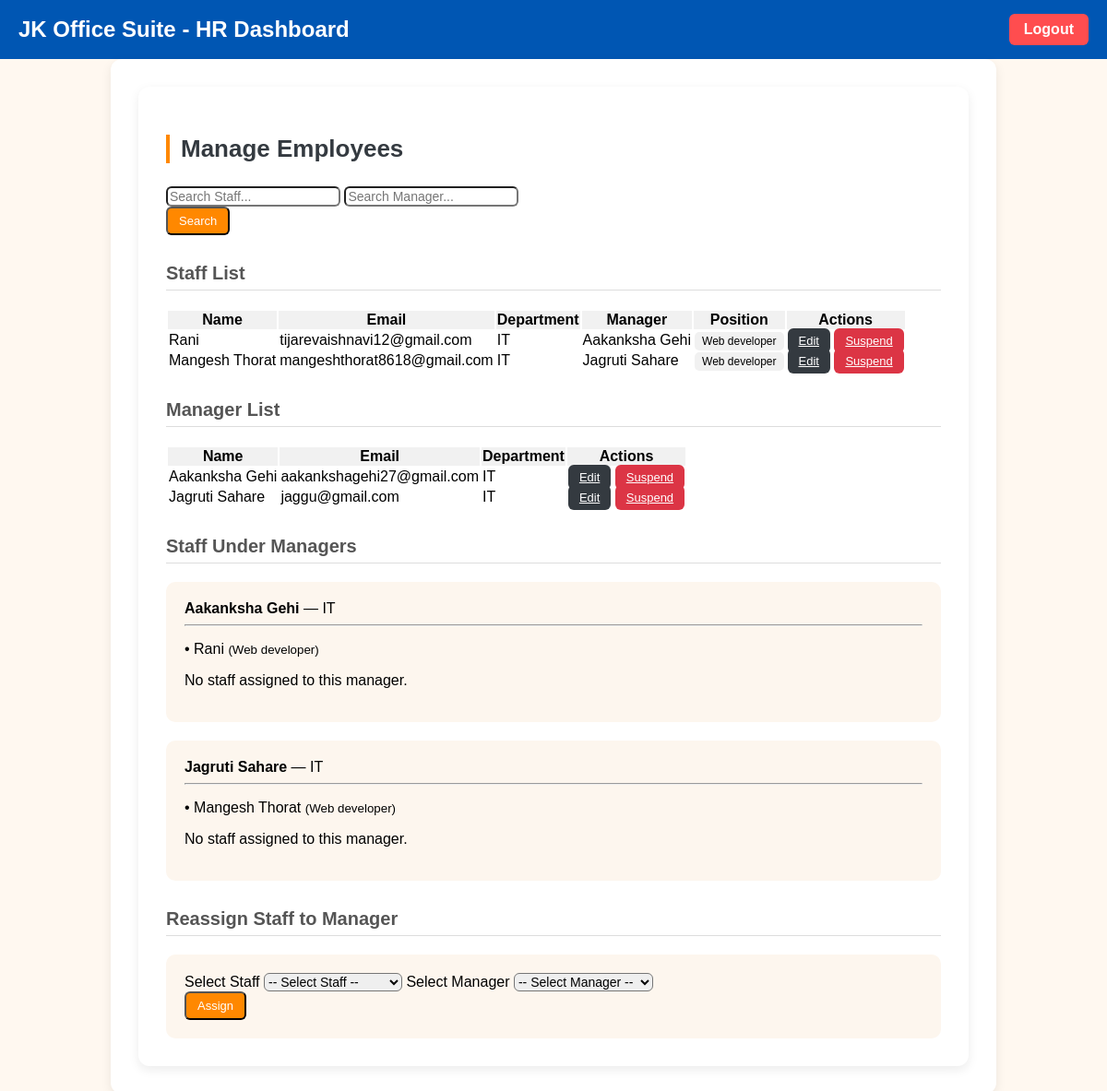
Screenshot of /HR/manage/ (signed in) with the database file from the repository.
### Authentication/models.py (models this page shows, shortened)
class Staff(models.Model):
    user = models.OneToOneField(User, on_delete=models.CASCADE, null=True, blank=True)
    full_name = models.CharField(max_length=255)
    email = models.EmailField(unique=True)
    contact_number = models.CharField(max_length=20)
    adhar_card = models.CharField(max_length=20, unique=True)
    username = models.CharField(max_length=150, unique=True)
    password = models.CharField(max_length=255)
    company_code = models.CharField(max_length=100)
    department = models.CharField(max_length=100)
    manager = models.ForeignKey(Manager, on_delete=models.SET_NULL, null=True, blank=True)
    position = models.CharField(max_length=100)
    joining_date = models.DateField(default=timezone.now)
    salary = models.DecimalField(max_digits=10, decimal_places=2, default=0.00)
    emergency_phone = models.CharField(max_length=20, blank=True, null=True)
    address = models.TextField(blank=True, null=True)
    qualifications = models.CharField(max_length=255, blank=True, null=True)
    experience = models.CharField(max_length=255, blank=True, null=True)
    qr_code = models.ImageField(upload_to='staff_qr_codes/', blank=True, null=True)
    is_suspended = models.BooleanField(default=False)

class Manager(models.Model):
    user = models.OneToOneField(User, on_delete=models.CASCADE)  # Link to User model
    full_name = models.CharField(max_length=255)
    email = models.EmailField(unique=True)
    contact_number = models.CharField(max_length=15)
    adhar_card = models.CharField(max_length=12, unique=True)
    username = models.CharField(max_length=150, unique=True)
    password = models.CharField(max_length=128)
    company_code = models.CharField(max_length=100)
    department = models.CharField(max_length=100)
    joining_date = models.DateField()
    salary = models.DecimalField(null=True, max_digits=10, decimal_places=2, default=0)
    emergency_phone = models.CharField(max_length=15)
    address = models.TextField()
    qualifications = models.TextField()
    experience = models.TextField()
    created_at = models.DateTimeField(default=timezone.now)
    is_suspended = models.BooleanField(default=False)

### HR/views.py (the view, shortened to what this page needs)
# urls.py: path('manage/', views.manage_employees, name='manage_employees'),
def manage_employees(request):
    hr_id = request.session.get('user_id')
    hr = get_object_or_404(HR, id=hr_id)
    company_code = hr.company_code
    staff_list = Staff.objects.filter(company_code=company_code, is_suspended=False)
    manager_list = Manager.objects.filter(company_code=company_code, is_suspended=False)
    total_employees = staff_list.count() + manager_list.count()
    context = {
        'staff_list': staff_list,
        'manager_list': manager_list,
        'total_employees': total_employees,
    }
    return render(request, 'hr/manage_employees.html', context)

### HR/templates/hr/manage_employees.html (shortened to what this page needs)
{% extends 'base_hr.html' %}
{% load static %}
{% block content %}
<div class="container my-4">
    <h2> Manage Employees</h2>
    <form method="get" class="row g-2 mb-4">
        <div class="col-md-4">
            <input type="text" name="q" class="form-control" placeholder="Search Staff..." value="{{ staff_query }}">
            <input type="text" name="mq" class="form-control" placeholder="Search Manager..." value="{{ manager_query }}">
        </div>
        <div class="col-md-4">
            <button class="btn btn-search w-100"> Search</button>
        </div>
    </form>
    <h3 class="section-title"> Staff List</h3>
    <div class="table-responsive mb-4">
        <table class="table table-bordered table-striped">
            <thead>
                <tr>
                    <th>Name</th>
                    <th>Email</th>
                    <th>Department</th>
                    <th>Manager</th>
                    <th>Position</th>
                    <th class="text-center">Actions</th>
                </tr>
            </thead>
            <tbody>
                {% for staff in staff_list %}
                <tr>
                    <td>{{ staff.full_name }}</td>
                    <td>{{ staff.email }}</td>
                    <td>{{ staff.department }}</td>
                    <td>
                        {% if staff.manager %}
                            {{ staff.manager.full_name }}
                        {% else %}
                            <span class="text-muted">Unassigned</span>
                        {% endif %}
                    </td>
                    <td><span class="badge-role">{{ staff.position }}</span></td>
                    <td class="text-center">
                        <a href="{% url 'edit_staff' staff.id %}" class="btn btn-edit btn-sm"> Edit</a>
                        <a href="{% url 'suspend_staff' staff.id %}" class="btn btn-delete btn-sm"> Suspend</a>
                    </td>
                </tr>
                {% empty %}
                <tr>
                    <td colspan="6" class="empty-state"><i class="fas fa-user-slash"></i> No staff found</td>
                </tr>
                {% endfor %}
            </tbody>
        </table>
    </div>
    <h3 class="section-title"> Manager List</h3>
    <div class="table-responsive mb-4">
        <table class="table table-bordered table-striped">
            <thead>
                <tr>
                    <th>Name</th>
                    <th>Email</th>
                    <th>Department</th>
                    <th class="text-center">Actions</th>
                </tr>
            </thead>
            <tbody>
                {% for manager in manager_list %}
                <tr>
                    <td>{{ manager.full_name }}</td>
                    <td>{{ manager.email }}</td>
                    <td>{{ manager.department }}</td>
                    <td class="text-center">
                        <a href="{% url 'edit_manager' manager.id %}" class="btn btn-edit btn-sm"> Edit</a>
                        <a href="{% url 'suspend_manager' manager.id %}" class="btn btn-delete btn-sm"> Suspend</a>
                    </td>
                </tr>
                {% empty %}
                <tr>
                    <td colspan="4" class="empty-state"><i class="fas fa-user-slash"></i> No managers found</td>
                </tr>
                {% endfor %}
            </tbody>
        </table>
    </div>
    <h3 class="section-title"> Staff Under Managers</h3>
    {% for manager in manager_list %}
        <div class="highlight-box mb-3">
            <strong>{{ manager.full_name }}</strong> — {{ manager.department }}
            <hr>
            {% with has_staff=False %}
                {% for staff in staff_list %}
                    {% if staff.manager.id == manager.id %}
                        <p class="mb-1">• {{ staff.full_name }} <small class="text-muted">({{ staff.position }})</small></p>
                    {% endif %}
                {% endfor %}
                {% if not has_staff %}
                    <p class="text-muted">No staff assigned to this manager.</p>
                {% endif %}
            {% endwith %}
        </div>
    {% endfor %}
    <h3 class="section-title"> Reassign Staff to Manager</h3>
    <div class="highlight-box">
        <form method="post">
            <div class="row g-3">
                <div class="col-md-6">
                    <label class="form-label">Select Staff</label>
                    <select name="staff_id" class="form-select" required>
                        <option value="">-- Select Staff --</option>
                    </select>
                    <label class="form-label">Select Manager</label>
                    <select name="manager_id" class="form-select" required>
                        <option value="">-- Select Manager --</option>
                    </select>
                </div>
            </div>
            <div class="text-end mt-4">
                <button type="submit" class="btn btn-search"> Assign</button>
            </div>
        </form>
    </div>
</div>
{% endblock %}

### HR/templates/base_hr.html (style rules this page uses)
body { font-family: 'Segoe UI', Tahoma, Geneva, Verdana, sans-serif; background-color: #e8f0fc; margin: 0; padding: 0; }
.container { padding: 40px; max-width: 900px; margin: auto; }

### HR/templates/hr/manage_employees.html (style rules this page uses)
body { background: #fff8f0; font-family: 'Poppins', sans-serif; }
.container { background: #ffffff; padding: 30px; border-radius: 12px; box-shadow: 0 4px 12px rgba(0,0,0,0.08); }
h2 { font-size: 26px; color: #343a40; margin-bottom: 25px; border-left: 4px solid #ff8800; padding-left: 12px; }
h3.section-title { font-size: 20px; color: #555; margin-top: 30px; border-bottom: 1px solid #ddd; padding-bottom: 6px; }
.form-control, .form-select { border-radius: 6px; font-size: 14px; }
.btn { font-size: 13px; border-radius: 6px; padding: 6px 12px; transition: 0.3s ease-in-out; }
.btn-edit { background-color: #343a40; color: white; }
.btn-delete { background-color: #dc3545; color: white; }
.btn-search { background-color: #ff8800; color: white; }
.badge-role { background-color: #f1f1f1; font-size: 12px; border-radius: 5px; padding: 3px 8px; }
.table th, .table td { vertical-align: middle; }
.highlight-box { background: #fdf6ee; padding: 20px; border-radius: 10px; margin-top: 20px; }
.table thead { background-color: #f1f1f1; }

### rows the page displays
Staff: full_name "Rani", email "tijarevaishnavi12@gmail.com", department "IT", manager.full_name "Aakanksha Gehi", position "Web developer"
Staff: full_name "Mangesh Thorat", email "mangeshthorat8618@gmail.com", department "IT", manager.full_name "Jagruti Sahare", position "Web developer"
Manager: full_name "Aakanksha Gehi", email "aakankshagehi27@gmail.com", department "IT"
Manager: full_name "Jagruti Sahare", email "jaggu@gmail.com", department "IT"
